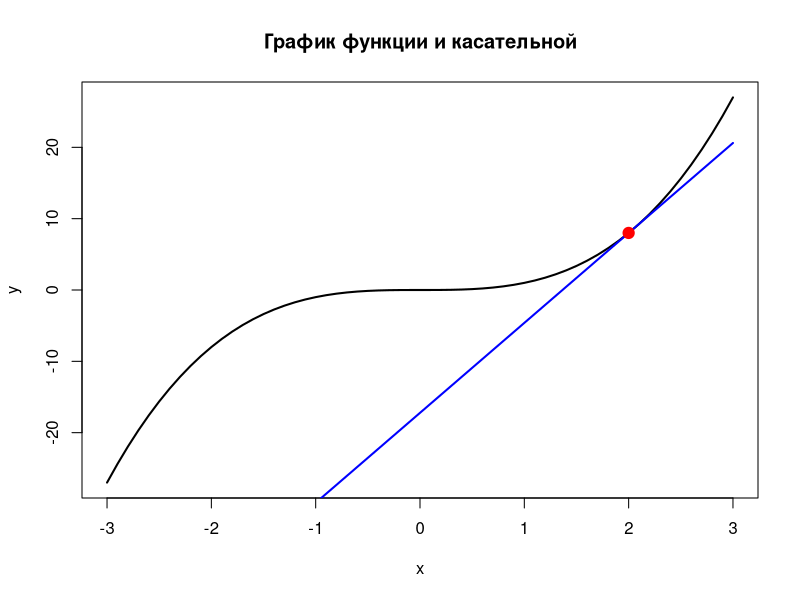

Write the R code that produced this figure.
# касательная 4.1
# Функция, к графику которой строим касательную
y = function(x) { return(x^3) }

# Функция для вычисления производной (приближенный метод разностного отношения)
dydx_x0 = function(y, x0, h) { return((y(x0 + h) - y(x0)) / h) }

# Задаем параметры
h = 0.1  # Шаг
x0 = 2   # Точка, в которой строим касательную
x = seq(-3, 3, by = h)  # Создаем массив значений аргумента x

# Вычисляем значения функции и касательной
yf = y(x)  # Значения функции
#print(yf)
yk = y(x0) + dydx_x0(y, x0, h) * (x - x0)  # Уравнение касательной
print(yk)

# Построение графиков
plot(x, yf, type = "l", col = "black", lwd = 2, main = "График функции и касательной", 
     xlab = "x", ylab = "y")  # График функции
lines(x, yk, col = "blue", lwd = 2)  # Добавляем касательную
points(x0, y(x0), col = "red", pch = 19, cex = 1.5)  # Выделяем точку касания
